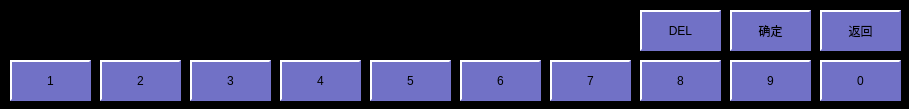
<?xml version="1.0" encoding="UTF-8"?>
<ui version="4.0">
 <class>KeyboardHorizon</class>
 <widget class="QWidget" name="KeyboardHorizon">
  <property name="geometry">
   <rect>
    <x>0</x>
    <y>0</y>
    <width>909</width>
    <height>109</height>
   </rect>
  </property>
  <property name="windowTitle">
   <string>Form</string>
  </property>
  <property name="styleSheet">
   <string notr="true">QLabel
{
	color: white;
	border: 2px groove, gray;
    border-color: gray;
	font: 18px, &quot;微软雅黑&quot;;
}

QWidget
{
	background-color: black;
}

QPushButton
{
	font: 18px, &quot;微软雅黑&quot;;
    color: black;
	background-color: rgb(113, 113, 198);
	border:2px solid white; 
    border-right-color: rgb(113, 113, 198); 
    border-bottom-color: rgb(113, 113, 198);
}

QPushButton:disabled
{
	font: 18px, &quot;微软雅黑&quot;;
    color: white;
	background-color: rgb(113, 113, 198);
	border:2px solid white; 
    border-right-color: rgb(113, 113, 198); 
    border-bottom-color: rgb(113, 113, 198);
}

QPushButton:pressed
{
	font: 18px, &quot;微软雅黑&quot;;
    color: white;
	background-color: rgb(0, 0, 255); 
	border:2px solid white; 
	border-left-color: qlineargradient(x1: 0, y1: 0, x2: 1, y2: 0, 
                        stop: 0 gray, stop: 1 black); 			border-top-color: qlineargradient(x1: 0, y1: 0, x2: 0, 										y2: 1, stop: 0 gray, stop: 1 black);
  border-right-color: white; border-bottom-color: white;
}</string>
  </property>
  <widget class="QPushButton" name="btn3">
   <property name="geometry">
    <rect>
     <x>190</x>
     <y>60</y>
     <width>81</width>
     <height>41</height>
    </rect>
   </property>
   <property name="text">
    <string>3</string>
   </property>
  </widget>
  <widget class="QPushButton" name="btn4">
   <property name="geometry">
    <rect>
     <x>280</x>
     <y>60</y>
     <width>81</width>
     <height>41</height>
    </rect>
   </property>
   <property name="text">
    <string>4</string>
   </property>
  </widget>
  <widget class="QPushButton" name="btn6">
   <property name="geometry">
    <rect>
     <x>460</x>
     <y>60</y>
     <width>81</width>
     <height>41</height>
    </rect>
   </property>
   <property name="text">
    <string>6</string>
   </property>
  </widget>
  <widget class="QPushButton" name="btn0">
   <property name="geometry">
    <rect>
     <x>820</x>
     <y>60</y>
     <width>81</width>
     <height>41</height>
    </rect>
   </property>
   <property name="text">
    <string>0</string>
   </property>
  </widget>
  <widget class="QPushButton" name="btn8">
   <property name="geometry">
    <rect>
     <x>640</x>
     <y>60</y>
     <width>81</width>
     <height>41</height>
    </rect>
   </property>
   <property name="text">
    <string>8</string>
   </property>
  </widget>
  <widget class="QPushButton" name="btn1">
   <property name="geometry">
    <rect>
     <x>10</x>
     <y>60</y>
     <width>81</width>
     <height>41</height>
    </rect>
   </property>
   <property name="text">
    <string>1</string>
   </property>
  </widget>
  <widget class="QPushButton" name="btn2">
   <property name="geometry">
    <rect>
     <x>100</x>
     <y>60</y>
     <width>81</width>
     <height>41</height>
    </rect>
   </property>
   <property name="text">
    <string>2</string>
   </property>
  </widget>
  <widget class="QPushButton" name="btn7">
   <property name="geometry">
    <rect>
     <x>550</x>
     <y>60</y>
     <width>81</width>
     <height>41</height>
    </rect>
   </property>
   <property name="text">
    <string>7</string>
   </property>
  </widget>
  <widget class="QPushButton" name="btn5">
   <property name="geometry">
    <rect>
     <x>370</x>
     <y>60</y>
     <width>81</width>
     <height>41</height>
    </rect>
   </property>
   <property name="text">
    <string>5</string>
   </property>
  </widget>
  <widget class="QPushButton" name="btnDel">
   <property name="geometry">
    <rect>
     <x>640</x>
     <y>10</y>
     <width>81</width>
     <height>41</height>
    </rect>
   </property>
   <property name="text">
    <string>DEL</string>
   </property>
  </widget>
  <widget class="QPushButton" name="btn9">
   <property name="geometry">
    <rect>
     <x>730</x>
     <y>60</y>
     <width>81</width>
     <height>41</height>
    </rect>
   </property>
   <property name="text">
    <string>9</string>
   </property>
  </widget>
  <widget class="QPushButton" name="btnConfirm">
   <property name="geometry">
    <rect>
     <x>730</x>
     <y>10</y>
     <width>81</width>
     <height>41</height>
    </rect>
   </property>
   <property name="text">
    <string>确定</string>
   </property>
  </widget>
  <widget class="QPushButton" name="btnBack">
   <property name="geometry">
    <rect>
     <x>820</x>
     <y>10</y>
     <width>81</width>
     <height>41</height>
    </rect>
   </property>
   <property name="text">
    <string>返回</string>
   </property>
  </widget>
 </widget>
 <resources/>
 <connections/>
</ui>
